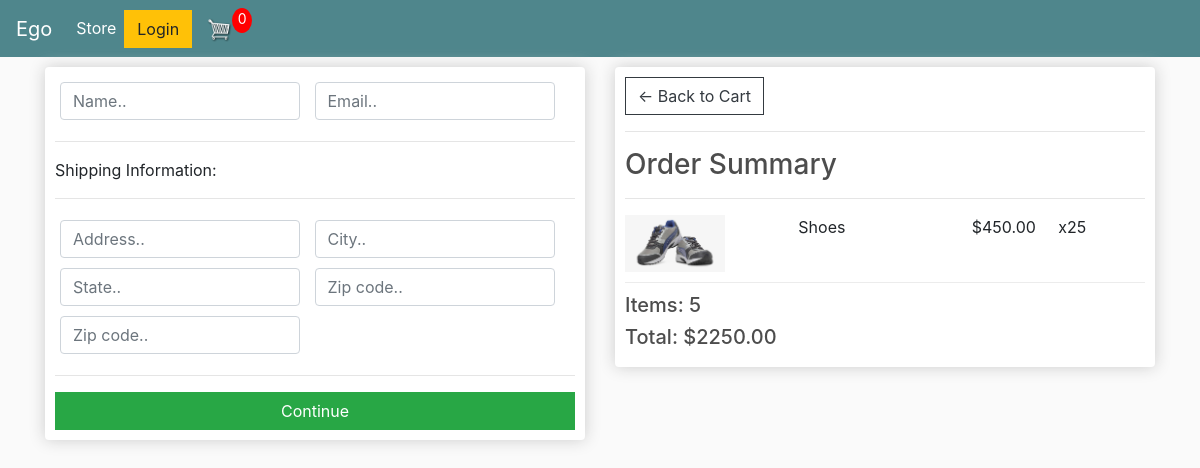
Before: /checkout/ (signed in) with the older database file.
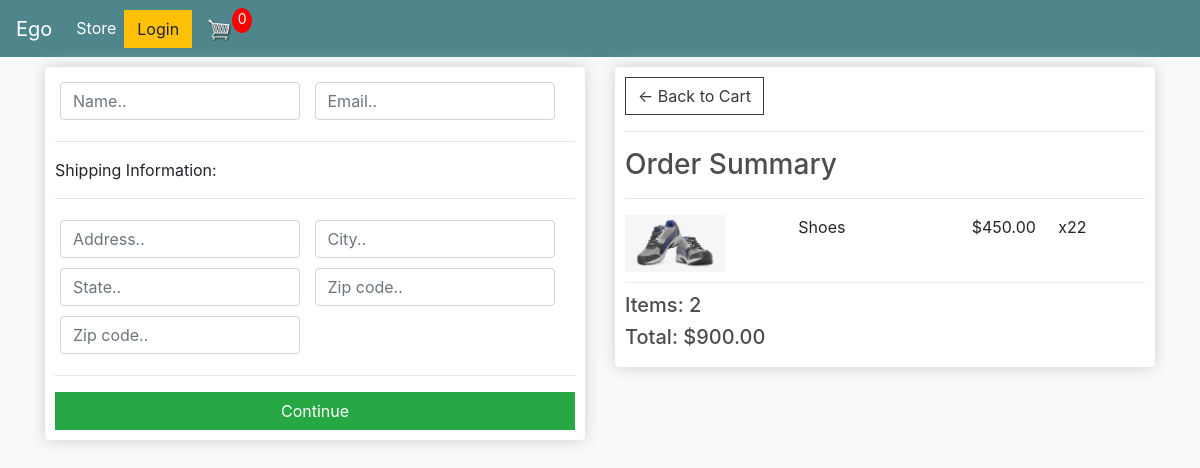
After: the same page with the newer database file.
### egoapp/models.py (models this page shows, shortened)
class OrderItem(models.Model):
    product = models.ForeignKey(Product, on_delete=models.SET_NULL, null=True)
    order = models.ForeignKey(Order, on_delete=models.SET_NULL, null=True)
    quantity = models.IntegerField(default=0, null=True, blank=True)
    date_added = models.DateTimeField(auto_now_add=True)
    @property
    def get_total(self):
        total = self.product.price * self.quantity
        return total

class Order(models.Model):
    customer = models.ForeignKey(Customer, on_delete=models.SET_NULL, null=True, blank=True)
    date_ordered = models.DateTimeField(auto_now_add=True)
    complete = models.BooleanField(default=False)
    transaction_id = models.CharField(max_length=500, null=True)
    @property
    def get_cart_total(self):
        orderitems = self.orderitem_set.all()
        total = sum([item.get_total for item in orderitems])
        return total
    @property
    def get_cart_items(self):
        orderitems = self.orderitem_set.all()
        total = sum([item.quantity for item in orderitems])
        return total

class Product(models.Model):
    name = models.CharField(max_length=450)
    price = models.FloatField()
    digital = models.BooleanField(default=False, null=True, blank=True)
    image = models.ImageField(null=True, blank=True)
    @property
    def imageURL(self):
        try:
            url = self.image.url
        except:
            url = ''
        return url

### egoapp/views.py (the view)
# urls.py: path("checkout", views.checkout, name="checkout"),
def checkout(request):
    if request.user.is_authenticated:
        customer = request.user.customer
        order, created = Order.objects.get_or_create(customer=customer, complete=False)
        items = order.orderitem_set.all()
    else:
        items = []
        order = {'get_cart_total': 0, 'get_cart_items': 0}
    context = {'items': items, 'order': order}
    return render(request, "store/checkout.html", context)

### egoapp/templates/store/checkout.html (shortened to what this page needs)
{% extends 'store/main.html' %}
{% load static %}
{% block content %}
<div class="row">
    <div class="col-lg-6">
        <div class="box-element" id="form-wrapper">
            <form id="form">
                <div id="user-info">
                    <div class="form-field">
                        <input required class="form-control" type="text" name="name" placeholder="Name..">
                    </div>
                    <div class="form-field">
                        <input required class="form-control" type="email" name="email" placeholder="Email..">
                    </div>
                </div>
                <div id="shipping-info">
                    <hr>
                    <p>Shipping Information:</p>
                    <hr>
                    <div class="form-field">
                        <input class="form-control" type="text" name="address" placeholder="Address..">
                    </div>
                    <div class="form-field">
                        <input class="form-control" type="text" name="city" placeholder="City..">
                    </div>
                    <div class="form-field">
                        <input class="form-control" type="text" name="state" placeholder="State..">
                    </div>
                    <div class="form-field">
                        <input class="form-control" type="text" name="zipcode" placeholder="Zip code..">
                    </div>
                    <div class="form-field">
                        <input class="form-control" type="text" name="country" placeholder="Zip code..">
                    </div>
                </div>
                <hr>
                <input id="form-button" class="btn btn-success btn-block" type="submit" value="Continue">
            </form>
        </div>
        <br>
    </div>
    <div class="col-lg-6">
        <div class="box-element">
            <a class="btn btn-outline-dark" href="{% url 'cart' %}">&#x2190; Back to Cart</a>
            <hr>
            <h3>Order Summary</h3>
            <hr>
            {%for item in items%}
            <div class="cart-row">
                <div style="flex:2"><img class="row-image" src="{{item.product.imageURL}}"></div>
                <div style="flex:2"><p>{{item.product.name}}</p></div>
                <div style="flex:1"><p>${{item.product.price|floatformat:2}}</p></div>
                <div style="flex:1"><p>x2{{item.quantity}}</p></div>
            </div>
            {% endfor %}
            <h5>Items: {{order.get_cart_items}}</h5>
            <h5>Total: ${{order.get_cart_total|floatformat:2}}</h5>
        </div>
    </div>
</div>
{% endblock content %}

Changed rows visible on the page:
changed OrderItem "Shoes": quantity "5" → "2"
changed through a linked row, Order: get_cart_items "5" → "2"; get_cart_total "2250.00" → "900.00"
